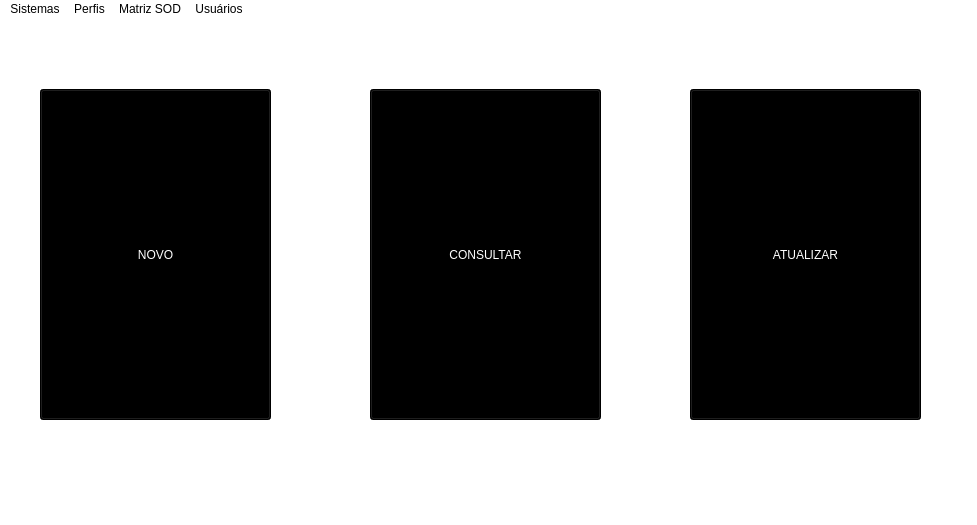
<?xml version="1.0" encoding="UTF-8"?>
<ui version="4.0">
 <class>MainWindow</class>
 <widget class="QMainWindow" name="MainWindow">
  <property name="geometry">
   <rect>
    <x>0</x>
    <y>0</y>
    <width>977</width>
    <height>525</height>
   </rect>
  </property>
  <property name="windowTitle">
   <string>MainWindow</string>
  </property>
  <property name="styleSheet">
   <string notr="true">background-color: rgb(255, 255, 255)</string>
  </property>
  <widget class="QWidget" name="centralwidget">
   <widget class="QPushButton" name="pushButton_2">
    <property name="geometry">
     <rect>
      <x>370</x>
      <y>70</y>
      <width>231</width>
      <height>331</height>
     </rect>
    </property>
    <property name="styleSheet">
     <string notr="true">font: 22pt &quot;MS Shell Dlg 2&quot;;
color: white;
background-color: rgb(0, 0, 0);
</string>
    </property>
    <property name="text">
     <string>CONSULTAR</string>
    </property>
   </widget>
   <widget class="QPushButton" name="pushButton_3">
    <property name="geometry">
     <rect>
      <x>40</x>
      <y>70</y>
      <width>231</width>
      <height>331</height>
     </rect>
    </property>
    <property name="maximumSize">
     <size>
      <width>16777215</width>
      <height>331</height>
     </size>
    </property>
    <property name="palette">
     <palette>
      <active>
       <colorrole role="WindowText">
        <brush brushstyle="SolidPattern">
         <color alpha="255">
          <red>255</red>
          <green>255</green>
          <blue>255</blue>
         </color>
        </brush>
       </colorrole>
       <colorrole role="Button">
        <brush brushstyle="SolidPattern">
         <color alpha="255">
          <red>0</red>
          <green>0</green>
          <blue>0</blue>
         </color>
        </brush>
       </colorrole>
       <colorrole role="Light">
        <brush brushstyle="SolidPattern">
         <color alpha="255">
          <red>127</red>
          <green>127</green>
          <blue>255</blue>
         </color>
        </brush>
       </colorrole>
       <colorrole role="Midlight">
        <brush brushstyle="SolidPattern">
         <color alpha="255">
          <red>63</red>
          <green>63</green>
          <blue>255</blue>
         </color>
        </brush>
       </colorrole>
       <colorrole role="Dark">
        <brush brushstyle="SolidPattern">
         <color alpha="255">
          <red>0</red>
          <green>0</green>
          <blue>127</blue>
         </color>
        </brush>
       </colorrole>
       <colorrole role="Mid">
        <brush brushstyle="SolidPattern">
         <color alpha="255">
          <red>0</red>
          <green>0</green>
          <blue>170</blue>
         </color>
        </brush>
       </colorrole>
       <colorrole role="Text">
        <brush brushstyle="SolidPattern">
         <color alpha="255">
          <red>255</red>
          <green>255</green>
          <blue>255</blue>
         </color>
        </brush>
       </colorrole>
       <colorrole role="BrightText">
        <brush brushstyle="SolidPattern">
         <color alpha="255">
          <red>255</red>
          <green>255</green>
          <blue>255</blue>
         </color>
        </brush>
       </colorrole>
       <colorrole role="ButtonText">
        <brush brushstyle="SolidPattern">
         <color alpha="255">
          <red>255</red>
          <green>255</green>
          <blue>255</blue>
         </color>
        </brush>
       </colorrole>
       <colorrole role="Base">
        <brush brushstyle="SolidPattern">
         <color alpha="255">
          <red>0</red>
          <green>0</green>
          <blue>0</blue>
         </color>
        </brush>
       </colorrole>
       <colorrole role="Window">
        <brush brushstyle="SolidPattern">
         <color alpha="255">
          <red>0</red>
          <green>0</green>
          <blue>0</blue>
         </color>
        </brush>
       </colorrole>
       <colorrole role="Shadow">
        <brush brushstyle="SolidPattern">
         <color alpha="255">
          <red>0</red>
          <green>0</green>
          <blue>0</blue>
         </color>
        </brush>
       </colorrole>
       <colorrole role="AlternateBase">
        <brush brushstyle="SolidPattern">
         <color alpha="255">
          <red>127</red>
          <green>127</green>
          <blue>255</blue>
         </color>
        </brush>
       </colorrole>
       <colorrole role="ToolTipBase">
        <brush brushstyle="SolidPattern">
         <color alpha="255">
          <red>255</red>
          <green>255</green>
          <blue>220</blue>
         </color>
        </brush>
       </colorrole>
       <colorrole role="ToolTipText">
        <brush brushstyle="SolidPattern">
         <color alpha="255">
          <red>0</red>
          <green>0</green>
          <blue>0</blue>
         </color>
        </brush>
       </colorrole>
       <colorrole role="PlaceholderText">
        <brush brushstyle="SolidPattern">
         <color alpha="128">
          <red>0</red>
          <green>0</green>
          <blue>0</blue>
         </color>
        </brush>
       </colorrole>
      </active>
      <inactive>
       <colorrole role="WindowText">
        <brush brushstyle="SolidPattern">
         <color alpha="255">
          <red>255</red>
          <green>255</green>
          <blue>255</blue>
         </color>
        </brush>
       </colorrole>
       <colorrole role="Button">
        <brush brushstyle="SolidPattern">
         <color alpha="255">
          <red>0</red>
          <green>0</green>
          <blue>0</blue>
         </color>
        </brush>
       </colorrole>
       <colorrole role="Light">
        <brush brushstyle="SolidPattern">
         <color alpha="255">
          <red>127</red>
          <green>127</green>
          <blue>255</blue>
         </color>
        </brush>
       </colorrole>
       <colorrole role="Midlight">
        <brush brushstyle="SolidPattern">
         <color alpha="255">
          <red>63</red>
          <green>63</green>
          <blue>255</blue>
         </color>
        </brush>
       </colorrole>
       <colorrole role="Dark">
        <brush brushstyle="SolidPattern">
         <color alpha="255">
          <red>0</red>
          <green>0</green>
          <blue>127</blue>
         </color>
        </brush>
       </colorrole>
       <colorrole role="Mid">
        <brush brushstyle="SolidPattern">
         <color alpha="255">
          <red>0</red>
          <green>0</green>
          <blue>170</blue>
         </color>
        </brush>
       </colorrole>
       <colorrole role="Text">
        <brush brushstyle="SolidPattern">
         <color alpha="255">
          <red>255</red>
          <green>255</green>
          <blue>255</blue>
         </color>
        </brush>
       </colorrole>
       <colorrole role="BrightText">
        <brush brushstyle="SolidPattern">
         <color alpha="255">
          <red>255</red>
          <green>255</green>
          <blue>255</blue>
         </color>
        </brush>
       </colorrole>
       <colorrole role="ButtonText">
        <brush brushstyle="SolidPattern">
         <color alpha="255">
          <red>255</red>
          <green>255</green>
          <blue>255</blue>
         </color>
        </brush>
       </colorrole>
       <colorrole role="Base">
        <brush brushstyle="SolidPattern">
         <color alpha="255">
          <red>0</red>
          <green>0</green>
          <blue>0</blue>
         </color>
        </brush>
       </colorrole>
       <colorrole role="Window">
        <brush brushstyle="SolidPattern">
         <color alpha="255">
          <red>0</red>
          <green>0</green>
          <blue>0</blue>
         </color>
        </brush>
       </colorrole>
       <colorrole role="Shadow">
        <brush brushstyle="SolidPattern">
         <color alpha="255">
          <red>0</red>
          <green>0</green>
          <blue>0</blue>
         </color>
        </brush>
       </colorrole>
       <colorrole role="AlternateBase">
        <brush brushstyle="SolidPattern">
         <color alpha="255">
          <red>127</red>
          <green>127</green>
          <blue>255</blue>
         </color>
        </brush>
       </colorrole>
       <colorrole role="ToolTipBase">
        <brush brushstyle="SolidPattern">
         <color alpha="255">
          <red>255</red>
          <green>255</green>
          <blue>220</blue>
         </color>
        </brush>
       </colorrole>
       <colorrole role="ToolTipText">
        <brush brushstyle="SolidPattern">
         <color alpha="255">
          <red>0</red>
          <green>0</green>
          <blue>0</blue>
         </color>
        </brush>
       </colorrole>
       <colorrole role="PlaceholderText">
        <brush brushstyle="SolidPattern">
         <color alpha="128">
          <red>0</red>
          <green>0</green>
          <blue>0</blue>
         </color>
        </brush>
       </colorrole>
      </inactive>
      <disabled>
       <colorrole role="WindowText">
        <brush brushstyle="SolidPattern">
         <color alpha="255">
          <red>255</red>
          <green>255</green>
          <blue>255</blue>
         </color>
        </brush>
       </colorrole>
       <colorrole role="Button">
        <brush brushstyle="SolidPattern">
         <color alpha="255">
          <red>0</red>
          <green>0</green>
          <blue>0</blue>
         </color>
        </brush>
       </colorrole>
       <colorrole role="Light">
        <brush brushstyle="SolidPattern">
         <color alpha="255">
          <red>127</red>
          <green>127</green>
          <blue>255</blue>
         </color>
        </brush>
       </colorrole>
       <colorrole role="Midlight">
        <brush brushstyle="SolidPattern">
         <color alpha="255">
          <red>63</red>
          <green>63</green>
          <blue>255</blue>
         </color>
        </brush>
       </colorrole>
       <colorrole role="Dark">
        <brush brushstyle="SolidPattern">
         <color alpha="255">
          <red>0</red>
          <green>0</green>
          <blue>127</blue>
         </color>
        </brush>
       </colorrole>
       <colorrole role="Mid">
        <brush brushstyle="SolidPattern">
         <color alpha="255">
          <red>0</red>
          <green>0</green>
          <blue>170</blue>
         </color>
        </brush>
       </colorrole>
       <colorrole role="Text">
        <brush brushstyle="SolidPattern">
         <color alpha="255">
          <red>255</red>
          <green>255</green>
          <blue>255</blue>
         </color>
        </brush>
       </colorrole>
       <colorrole role="BrightText">
        <brush brushstyle="SolidPattern">
         <color alpha="255">
          <red>255</red>
          <green>255</green>
          <blue>255</blue>
         </color>
        </brush>
       </colorrole>
       <colorrole role="ButtonText">
        <brush brushstyle="SolidPattern">
         <color alpha="255">
          <red>255</red>
          <green>255</green>
          <blue>255</blue>
         </color>
        </brush>
       </colorrole>
       <colorrole role="Base">
        <brush brushstyle="SolidPattern">
         <color alpha="255">
          <red>0</red>
          <green>0</green>
          <blue>0</blue>
         </color>
        </brush>
       </colorrole>
       <colorrole role="Window">
        <brush brushstyle="SolidPattern">
         <color alpha="255">
          <red>0</red>
          <green>0</green>
          <blue>0</blue>
         </color>
        </brush>
       </colorrole>
       <colorrole role="Shadow">
        <brush brushstyle="SolidPattern">
         <color alpha="255">
          <red>0</red>
          <green>0</green>
          <blue>0</blue>
         </color>
        </brush>
       </colorrole>
       <colorrole role="AlternateBase">
        <brush brushstyle="SolidPattern">
         <color alpha="255">
          <red>0</red>
          <green>0</green>
          <blue>255</blue>
         </color>
        </brush>
       </colorrole>
       <colorrole role="ToolTipBase">
        <brush brushstyle="SolidPattern">
         <color alpha="255">
          <red>255</red>
          <green>255</green>
          <blue>220</blue>
         </color>
        </brush>
       </colorrole>
       <colorrole role="ToolTipText">
        <brush brushstyle="SolidPattern">
         <color alpha="255">
          <red>0</red>
          <green>0</green>
          <blue>0</blue>
         </color>
        </brush>
       </colorrole>
       <colorrole role="PlaceholderText">
        <brush brushstyle="SolidPattern">
         <color alpha="128">
          <red>0</red>
          <green>0</green>
          <blue>0</blue>
         </color>
        </brush>
       </colorrole>
      </disabled>
     </palette>
    </property>
    <property name="styleSheet">
     <string notr="true">font: 22pt &quot;MS Shell Dlg 2&quot;;
color: white;
background-color: rgb(0, 0, 0);
</string>
    </property>
    <property name="text">
     <string>NOVO</string>
    </property>
   </widget>
   <widget class="QPushButton" name="pushButton_4">
    <property name="geometry">
     <rect>
      <x>690</x>
      <y>70</y>
      <width>231</width>
      <height>331</height>
     </rect>
    </property>
    <property name="styleSheet">
     <string notr="true">font: 22pt &quot;MS Shell Dlg 2&quot;;
color: white;
background-color: rgb(0, 0, 0);
</string>
    </property>
    <property name="text">
     <string>ATUALIZAR</string>
    </property>
   </widget>
  </widget>
  <widget class="QMenuBar" name="menubar">
   <property name="geometry">
    <rect>
     <x>0</x>
     <y>0</y>
     <width>977</width>
     <height>21</height>
    </rect>
   </property>
   <widget class="QMenu" name="menuSistemas">
    <property name="title">
     <string>Sistemas</string>
    </property>
    <addaction name="actionNovo"/>
    <addaction name="actionConsulta"/>
   </widget>
   <widget class="QMenu" name="menuPerfis">
    <property name="title">
     <string>Perfis</string>
    </property>
    <addaction name="actionNOvo"/>
    <addaction name="actionConsulta_2"/>
    <addaction name="actionAtualizar"/>
   </widget>
   <widget class="QMenu" name="menuMatriz_SOD">
    <property name="title">
     <string>Matriz SOD</string>
    </property>
    <addaction name="actionNovo_2"/>
    <addaction name="actionConsulta_3"/>
    <addaction name="actionAtualizar_2"/>
   </widget>
   <widget class="QMenu" name="menuUsu_rios">
    <property name="title">
     <string>Usuários</string>
    </property>
    <addaction name="actionNovo_3"/>
    <addaction name="actionConsulta_4"/>
    <addaction name="actionAtualizar_3"/>
   </widget>
   <addaction name="menuSistemas"/>
   <addaction name="menuPerfis"/>
   <addaction name="menuMatriz_SOD"/>
   <addaction name="menuUsu_rios"/>
  </widget>
  <widget class="QStatusBar" name="statusbar"/>
  <action name="actionNovo">
   <property name="text">
    <string>Novo</string>
   </property>
  </action>
  <action name="actionConsulta">
   <property name="text">
    <string>Consulta</string>
   </property>
  </action>
  <action name="actionNOvo">
   <property name="text">
    <string>Novo</string>
   </property>
  </action>
  <action name="actionConsulta_2">
   <property name="text">
    <string>Consulta</string>
   </property>
  </action>
  <action name="actionAtualizar">
   <property name="text">
    <string>Atualizar</string>
   </property>
  </action>
  <action name="actionNovo_2">
   <property name="text">
    <string>Novo</string>
   </property>
  </action>
  <action name="actionConsulta_3">
   <property name="text">
    <string>Consulta</string>
   </property>
  </action>
  <action name="actionAtualizar_2">
   <property name="text">
    <string>Atualizar</string>
   </property>
  </action>
  <action name="actionNovo_3">
   <property name="text">
    <string>Novo</string>
   </property>
  </action>
  <action name="actionConsulta_4">
   <property name="text">
    <string>Consulta</string>
   </property>
  </action>
  <action name="actionAtualizar_3">
   <property name="text">
    <string>Atualizar</string>
   </property>
  </action>
 </widget>
 <resources/>
 <connections/>
</ui>
